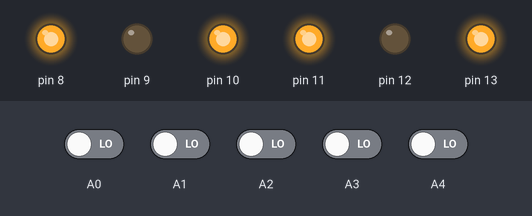
This sketch was run on a simulated Arduino Uno, built with avr-gcc and run on an emulated ATmega328P. On the bench: output pins drawn as LEDs (lit = HIGH). Inputs (shaded band) come from the test bench; at power-on: A0–4 LOW.

Above: at 1.2 s.
1.3 s: A2 driven HIGH
At 1.6 s:
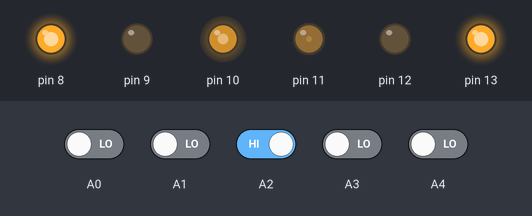
2.8 s: A2 driven LOW
At 3.9 s:
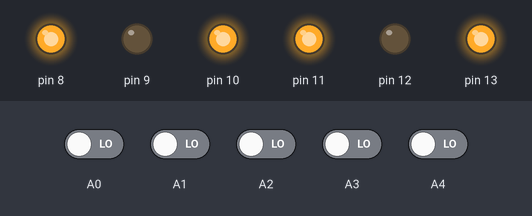
Timing chart, 0 to 5.8 s (numbered marks = the images above; inputs shaded):
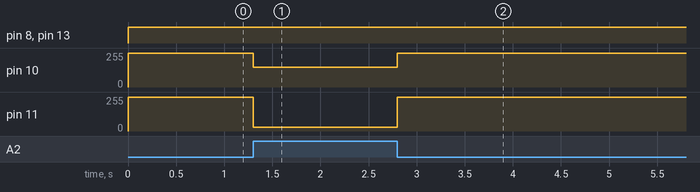

Measured:
- after the input at 1.3 s, pin 10: 255/255 → 150/255 at once; pin 11: 255/255 → 30/255 at once
- after the input at 2.8 s, pin 10: 150/255 → 255/255 at once; pin 11: 30/255 → 255/255 at once

The sketch:

car-main.ino
```cpp
#include "Motor.h"
#include "Ultrasonic.h"
#include "Infrared.h"

const int BLACK_READ_VALUE = 700;

//A0 to A4

//GLOBALS OBJECTS INSTANCES
//MOTORS
//Left motor in1 8 in2 9 EnA 10
//Right motor in4 13  in3 12  EnB 11
Motor leftMotor(10, 8, 9);
Motor rightMotor(11, 12, 13);

// Ultrasonic ultrasonic(2, 3);

Infrared rightExInfra(A4);
Infrared rightInfra(A3);
Infrared middleInfra(A2);
Infrared leftInfra(A1);
Infrared leftExInfra(A0);

bool s1 = false, s2 = false, s3 = false, s4 = false, s5 = false;

void setup() {
  Serial.begin(9600);
  //
  leftMotor.init();
  rightMotor.init();
  // ultrasonic.init();
  middleInfra.init();
  leftInfra.init();
  leftExInfra.init();
  rightInfra.init();
  rightExInfra.init();
  //
  // runTest();
  // rightMotor.rotate(-255,true);
}

void loop() {
  // setSensorsAndPrint();
  setSensors();
  controll();
}

void runTest() {
  testRightMotor();
  delay(1000);
  stop();
  testLeftMotor();
  delay(1000);
  stop();
}

void setSensorsAnalog(){
  // s1 = !isOnRange(leftExInfra.analog(), BLACK_READ_VALUE * 0.95f, BLACK_READ_VALUE * 1.05f);
  // s2 = !isOnRange(leftInfra.analog(), BLACK_READ_VALUE * 0.95f, BLACK_READ_VALUE * 1.05f);
  // s3 = !isOnRange(middleInfra.analog(), BLACK_READ_VALUE * 0.95f, BLACK_READ_VALUE * 1.05f);
  // s4 = !isOnRange(rightInfra.analog(), BLACK_READ_VALUE * 0.95f, BLACK_READ_VALUE * 1.05f);
  // s5 = !isOnRange(rightExInfra.analog(), BLACK_READ_VALUE * 0.95f, BLACK_READ_VALUE * 1.05f);
}


void setSensors() {
  s1 = !leftExInfra.digital();
  s2 = !leftInfra.digital();
  s3 = !middleInfra.digital();
  s4 = !rightInfra.digital();
  s5 = !rightExInfra.digital();
}

void setSensorsAndPrint() {
  setSensors();
  Serial.println(s1);
  Serial.println(s2);
  Serial.println(s3);
  Serial.println(s4);
  Serial.println(s5);
  delay(200);
}

bool isOnRange(float value, float min, float max) {
  return value <= max && value >= min;
}

void turn90Degress(bool left = true) {
  rightMotor.rotate(left ? 255 : -255);
  leftMotor.rotate(left ? -255 : 255, false);
  delay(500);
  stop();
}

void turnLeft() {
  //30 80
  rightMotor.rotate(30, true);
  leftMotor.rotate(150, false);
}

void turnRight() {
  rightMotor.rotate(150);
  leftMotor.rotate(30, false);
}

void goAhead() {
  rightMotor.rotate(255);
  leftMotor.rotate(255, false);
}

void stop() {
  leftMotor.rotate(0);
  rightMotor.rotate(0);
}

void controll() {
  if (s3) {
    goAhead();
  } else if (s2 || s1) {
    turnLeft();
  } else if (s4 || s5) {
    turnRight();
  }
  // else if (!s1 && !s2 && !s3 && !s4 && !s5) {
  //   stop();
  // }
}
//TESTS
void testLeftMotor() {
  leftMotor.rotate(255, false);
}
void testRightMotor() {
  rightMotor.rotate(255, true);
}
```

Infrared.cpp
```cpp
#include "Arduino.h"
#include "Infrared.h"

Infrared::Infrared(byte analogPin) {
  this->analogPin = analogPin;
}

void Infrared::init() {
  pinMode(analogPin, INPUT);
}

int Infrared::analog() {
  return analogRead(analogPin);
}

int Infrared::digital() {
  return digitalRead(analogPin);
}
```

Infrared.h
```cpp
#ifndef Infrared_h
#define Infrared_h

#include "Arduino.h"

class Infrared {
public:
  //DEFINE ANALOG AND DIGITAL PINS
  Infrared(byte analogPin);
  //DEFINE PINS MODE
  void init();
  //READ IN ANALOG MODE
  int analog();
  int digital();
private:
  byte analogPin;
};

#endif
```

Motor.cpp
```cpp
#include "Arduino.h"
#include "Motor.h"

Motor::Motor(byte pinActivator_1_2, byte enter_1, byte enter_2) {
  this->pinActivator_1_2 = pinActivator_1_2;
  this->enter_1 = enter_1;
  this->enter_2 = enter_2;
}

void Motor::rotate(int speed = 255, bool clockwise = true) {
  analogWrite(pinActivator_1_2, speed);
  digitalWrite(enter_1, !clockwise ? HIGH : LOW);
  digitalWrite(enter_2, !clockwise ? LOW : HIGH);
}

void Motor::init() {
  pinMode(enter_1, OUTPUT);
  pinMode(enter_2, OUTPUT);
  pinMode(pinActivator_1_2, OUTPUT);
}
```

Motor.h
```cpp
#ifndef Motor_h
#define Motor_h

#include "Arduino.h"

class Motor {
public:
  //MOTOR CONSTRUCTOR
  Motor(byte pinActivator_1_2, byte enter_1, byte enter_2);
  //WRITE ALL OUTPUTS TO MAKE H BRIDGE ACTIVE MOTOR
  void init();
  //WRITING H BRIDGE OUTPUTS PINS TO MAKE  CONTROL MOTOR BY PARAMS
  void rotate(int speed = 255, bool clockwise = true);
private:
  byte pinActivator_1_2;
  byte enter_1;
  byte enter_2;
};

#endif
```

Ultrasonic.cpp
```cpp
#include "Arduino.h"
#include "Ultrasonic.h"

Ultrasonic::Ultrasonic(byte trigger, byte echo) {
  this->trigger = trigger;
  this->echo = echo;
}

void Ultrasonic::init() {
  pinMode(trigger, OUTPUT);
  pinMode(echo, INPUT);
}

float Ultrasonic::distance() {
  digitalWrite(trigger, LOW);
  delayMicroseconds(2);
  digitalWrite(trigger, HIGH);
  delayMicroseconds(10);
  digitalWrite(trigger, LOW);
  return 0.01723 * pulseIn(echo, HIGH);
}
```

Ultrasonic.h
```cpp
#ifndef Ultrasonic_h
#define Ultrasonic_h

#include "Arduino.h"

class Ultrasonic {
public:
  //DEFINE TRIGGER AND ECHO PINS
  Ultrasonic(byte trigger, byte echo);
  //DEFINE PINS MODE
  void init();
  //READ DISTANCE IN CM
  float distance();
private:
  byte trigger;
  byte echo;
};

#endif
```
